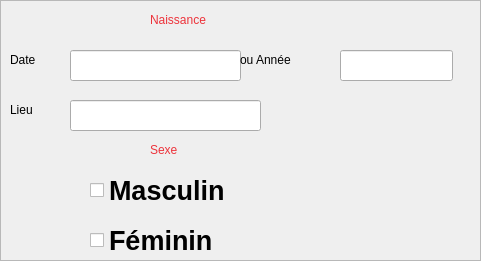
     <widget class="QFrame" name="frame_2">
      <property name="geometry">
       <rect>
        <x>20</x>
        <y>320</y>
        <width>481</width>
        <height>261</height>
       </rect>
      </property>
      <property name="frameShape">
       <enum>QFrame::StyledPanel</enum>
      </property>
      <property name="frameShadow">
       <enum>QFrame::Raised</enum>
      </property>
      <widget class="QLabel" name="label_10">
       <property name="geometry">
        <rect>
         <x>150</x>
         <y>0</y>
         <width>181</width>
         <height>41</height>
        </rect>
       </property>
       <property name="styleSheet">
        <string notr="true">font: 800 16pt &quot;Cantarell&quot;;</string>
       </property>
       <property name="text">
        <string>&lt;html&gt;&lt;head/&gt;&lt;body&gt;&lt;p&gt;&lt;span style=&quot; color:#ed333b;&quot;&gt;Naissance&lt;/span&gt;&lt;/p&gt;&lt;/body&gt;&lt;/html&gt;</string>
       </property>
      </widget>
      <widget class="QLabel" name="label_11">
       <property name="geometry">
        <rect>
         <x>10</x>
         <y>40</y>
         <width>81</width>
         <height>41</height>
        </rect>
       </property>
       <property name="styleSheet">
        <string notr="true">font: 800 16pt &quot;Cantarell&quot;;</string>
       </property>
       <property name="text">
        <string>&lt;html&gt;&lt;head/&gt;&lt;body&gt;&lt;p&gt;Date&lt;/p&gt;&lt;/body&gt;&lt;/html&gt;</string>
       </property>
      </widget>
      <widget class="QLabel" name="label_12">
       <property name="geometry">
        <rect>
         <x>10</x>
         <y>90</y>
         <width>181</width>
         <height>41</height>
        </rect>
       </property>
       <property name="styleSheet">
        <string notr="true">font: 800 16pt &quot;Cantarell&quot;;</string>
       </property>
       <property name="text">
        <string>&lt;html&gt;&lt;head/&gt;&lt;body&gt;&lt;p&gt;Lieu&lt;/p&gt;&lt;/body&gt;&lt;/html&gt;</string>
       </property>
      </widget>
      <widget class="QLineEdit" name="lineEdit_8">
       <property name="geometry">
        <rect>
         <x>70</x>
         <y>50</y>
         <width>171</width>
         <height>31</height>
        </rect>
       </property>
      </widget>
      <widget class="QLabel" name="label_13">
       <property name="geometry">
        <rect>
         <x>240</x>
         <y>40</y>
         <width>91</width>
         <height>41</height>
        </rect>
       </property>
       <property name="styleSheet">
        <string notr="true">font: 800 16pt &quot;Cantarell&quot;;</string>
       </property>
       <property name="text">
        <string>&lt;html&gt;&lt;head/&gt;&lt;body&gt;&lt;p&gt;ou Année&lt;/p&gt;&lt;/body&gt;&lt;/html&gt;</string>
       </property>
      </widget>
      <widget class="QLineEdit" name="lineEdit_9">
       <property name="geometry">
        <rect>
         <x>340</x>
         <y>50</y>
         <width>113</width>
         <height>31</height>
        </rect>
       </property>
      </widget>
      <widget class="QLineEdit" name="lineEdit_10">
       <property name="geometry">
        <rect>
         <x>70</x>
         <y>100</y>
         <width>191</width>
         <height>31</height>
        </rect>
       </property>
      </widget>
      <widget class="QLabel" name="label_14">
       <property name="geometry">
        <rect>
         <x>150</x>
         <y>130</y>
         <width>181</width>
         <height>41</height>
        </rect>
       </property>
       <property name="styleSheet">
        <string notr="true">font: 800 16pt &quot;Cantarell&quot;;</string>
       </property>
       <property name="text">
        <string>&lt;html&gt;&lt;head/&gt;&lt;body&gt;&lt;p&gt;&lt;span style=&quot; color:#ed333b;&quot;&gt;Sexe&lt;/span&gt;&lt;/p&gt;&lt;/body&gt;&lt;/html&gt;</string>
       </property>
      </widget>
      <widget class="QCheckBox" name="checkBox_6">
       <property name="geometry">
        <rect>
         <x>90</x>
         <y>170</y>
         <width>141</width>
         <height>41</height>
        </rect>
       </property>
       <property name="font">
        <font>
         <pointsize>20</pointsize>
         <bold>true</bold>
        </font>
       </property>
       <property name="text">
        <string>Masculin</string>
       </property>
      </widget>
      <widget class="QCheckBox" name="checkBox_7">
       <property name="geometry">
        <rect>
         <x>90</x>
         <y>220</y>
         <width>141</width>
         <height>41</height>
        </rect>
       </property>
       <property name="font">
        <font>
         <pointsize>20</pointsize>
         <bold>true</bold>
        </font>
       </property>
       <property name="text">
        <string>Féminin</string>
       </property>
      </widget>
     </widget>
